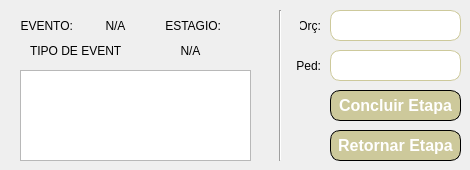
   <widget class="QWidget" name="tab_1">
    <attribute name="title">
     <string>FINALIZA ETAPA</string>
    </attribute>
    <widget class="QTextEdit" name="textComentario">
     <property name="geometry">
      <rect>
       <x>20</x>
       <y>70</y>
       <width>231</width>
       <height>91</height>
      </rect>
     </property>
    </widget>
    <widget class="QPushButton" name="btnConcluirEtapa">
     <property name="enabled">
      <bool>true</bool>
     </property>
     <property name="geometry">
      <rect>
       <x>330</x>
       <y>90</y>
       <width>131</width>
       <height>31</height>
      </rect>
     </property>
     <property name="font">
      <font>
       <family>Arial</family>
       <pointsize>12</pointsize>
       <weight>75</weight>
       <bold>true</bold>
      </font>
     </property>
     <property name="styleSheet">
      <string notr="true">	border-radius: 10px;
	border: 1px solid rgb(0,0,0);
    background-color: #CDC99B;
    color: white;</string>
     </property>
     <property name="text">
      <string>Concluir Etapa</string>
     </property>
    </widget>
    <widget class="QPushButton" name="btnRetornarEtapa">
     <property name="enabled">
      <bool>true</bool>
     </property>
     <property name="geometry">
      <rect>
       <x>330</x>
       <y>130</y>
       <width>131</width>
       <height>31</height>
      </rect>
     </property>
     <property name="font">
      <font>
       <family>Arial</family>
       <pointsize>12</pointsize>
       <weight>75</weight>
       <bold>true</bold>
      </font>
     </property>
     <property name="styleSheet">
      <string notr="true">	border-radius: 10px;
	border: 1px solid rgb(0,0,0);
    background-color: #CDC99B;
    color: white;</string>
     </property>
     <property name="text">
      <string>Retornar Etapa</string>
     </property>
    </widget>
    <widget class="QLineEdit" name="inputOrcamentoEtapa">
     <property name="geometry">
      <rect>
       <x>330</x>
       <y>10</y>
       <width>131</width>
       <height>31</height>
      </rect>
     </property>
     <property name="font">
      <font>
       <family>Arial</family>
       <pointsize>12</pointsize>
      </font>
     </property>
     <property name="styleSheet">
      <string notr="true">border-radius: 10px;
border: 1px solid #CDC99B;</string>
     </property>
     <property name="alignment">
      <set>Qt::AlignCenter</set>
     </property>
     <property name="readOnly">
      <bool>false</bool>
     </property>
     <property name="clearButtonEnabled">
      <bool>false</bool>
     </property>
    </widget>
    <widget class="QLineEdit" name="inputPedidoEtapa">
     <property name="geometry">
      <rect>
       <x>330</x>
       <y>50</y>
       <width>131</width>
       <height>31</height>
      </rect>
     </property>
     <property name="font">
      <font>
       <family>Arial</family>
       <pointsize>12</pointsize>
      </font>
     </property>
     <property name="styleSheet">
      <string notr="true">border-radius: 10px;
border: 1px solid #CDC99B;</string>
     </property>
     <property name="alignment">
      <set>Qt::AlignCenter</set>
     </property>
     <property name="readOnly">
      <bool>false</bool>
     </property>
     <property name="clearButtonEnabled">
      <bool>false</bool>
     </property>
    </widget>
    <widget class="QLabel" name="label_2">
     <property name="geometry">
      <rect>
       <x>2</x>
       <y>10</y>
       <width>71</width>
       <height>31</height>
      </rect>
     </property>
     <property name="text">
      <string>EVENTO:</string>
     </property>
     <property name="alignment">
      <set>Qt::AlignRight|Qt::AlignTrailing|Qt::AlignVCenter</set>
     </property>
    </widget>
    <widget class="QLabel" name="label_4">
     <property name="geometry">
      <rect>
       <x>150</x>
       <y>10</y>
       <width>71</width>
       <height>31</height>
      </rect>
     </property>
     <property name="text">
      <string>ESTAGIO:</string>
     </property>
     <property name="alignment">
      <set>Qt::AlignRight|Qt::AlignTrailing|Qt::AlignVCenter</set>
     </property>
    </widget>
    <widget class="QLabel" name="labelEstagioEtapa">
     <property name="geometry">
      <rect>
       <x>220</x>
       <y>10</y>
       <width>31</width>
       <height>31</height>
      </rect>
     </property>
     <property name="text">
      <string/>
     </property>
     <property name="alignment">
      <set>Qt::AlignCenter</set>
     </property>
    </widget>
    <widget class="QLabel" name="labelEventoEtapa">
     <property name="geometry">
      <rect>
       <x>80</x>
       <y>10</y>
       <width>71</width>
       <height>31</height>
      </rect>
     </property>
     <property name="text">
      <string>N/A</string>
     </property>
     <property name="alignment">
      <set>Qt::AlignCenter</set>
     </property>
    </widget>
    <widget class="QLabel" name="label_6">
     <property name="geometry">
      <rect>
       <x>30</x>
       <y>35</y>
       <width>91</width>
       <height>31</height>
      </rect>
     </property>
     <property name="text">
      <string>TIPO DE EVENTO:</string>
     </property>
     <property name="alignment">
      <set>Qt::AlignLeading|Qt::AlignLeft|Qt::AlignVCenter</set>
     </property>
    </widget>
    <widget class="QLabel" name="labelTipoEventoEtapa">
     <property name="geometry">
      <rect>
       <x>120</x>
       <y>35</y>
       <width>141</width>
       <height>31</height>
      </rect>
     </property>
     <property name="text">
      <string>N/A</string>
     </property>
     <property name="alignment">
      <set>Qt::AlignCenter</set>
     </property>
    </widget>
    <widget class="QLabel" name="label_15">
     <property name="geometry">
      <rect>
       <x>300</x>
       <y>10</y>
       <width>21</width>
       <height>31</height>
      </rect>
     </property>
     <property name="text">
      <string>Orç:</string>
     </property>
     <property name="alignment">
      <set>Qt::AlignRight|Qt::AlignTrailing|Qt::AlignVCenter</set>
     </property>
    </widget>
    <widget class="QLabel" name="label_16">
     <property name="geometry">
      <rect>
       <x>290</x>
       <y>50</y>
       <width>31</width>
       <height>31</height>
      </rect>
     </property>
     <property name="text">
      <string>Ped:</string>
     </property>
     <property name="alignment">
      <set>Qt::AlignRight|Qt::AlignTrailing|Qt::AlignVCenter</set>
     </property>
    </widget>
    <widget class="Line" name="line">
     <property name="geometry">
      <rect>
       <x>270</x>
       <y>10</y>
       <width>20</width>
       <height>151</height>
      </rect>
     </property>
     <property name="orientation">
      <enum>Qt::Vertical</enum>
     </property>
    </widget>
   </widget>
